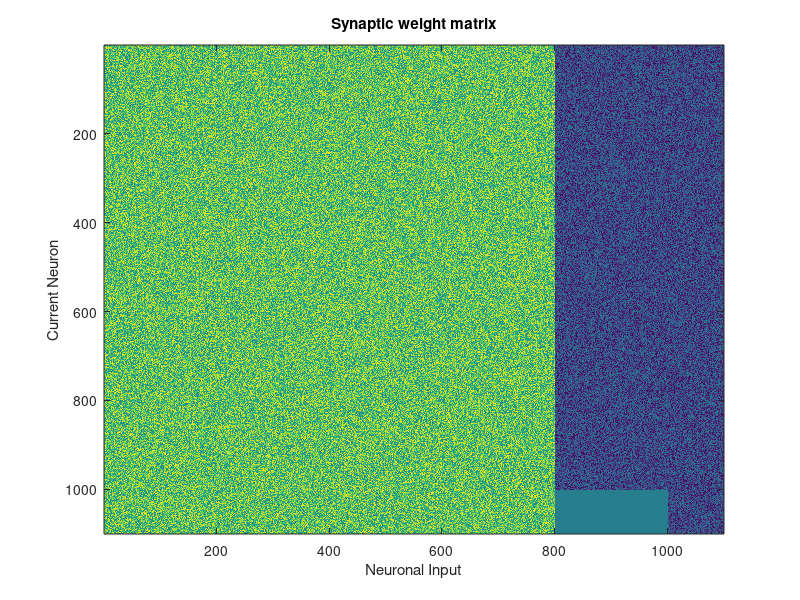
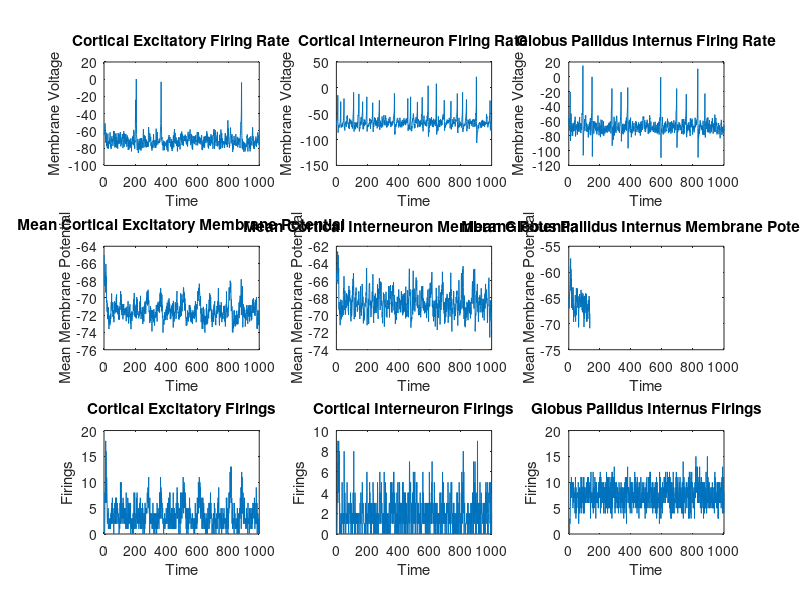
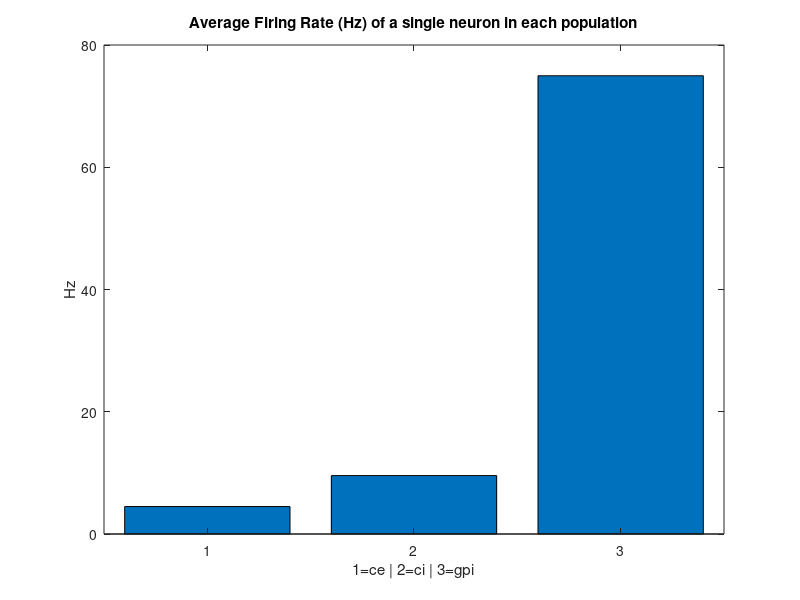
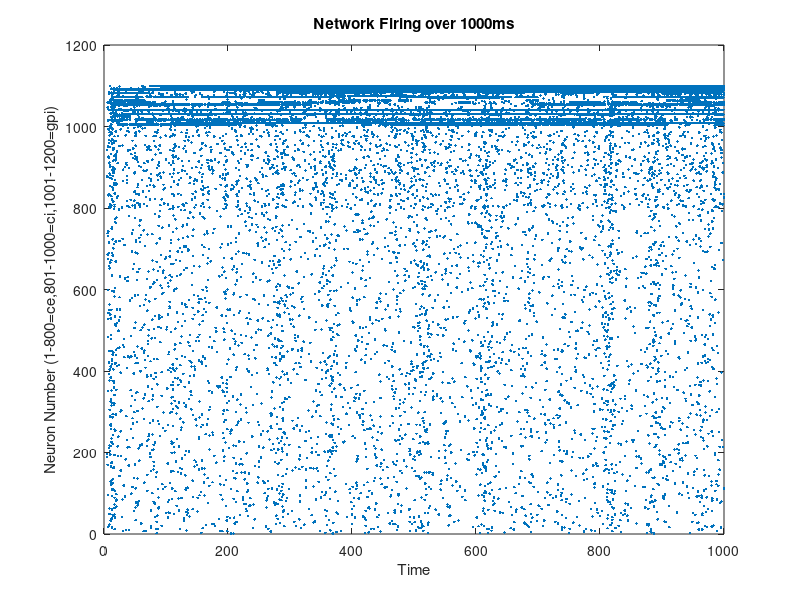

The MATLAB script that drew these images, in order:
% Created by Eugene M. Izhikevich, February 25, 2003
% Modified by Nicholas D. Spielman, Shuo Yang, Jadin C. Jackson
% Excitatory neurons Inhibitory neurons
%
ce=800; ci=200; gpi=100;
re=rand(ce,1); ri=rand(ci+gpi,1);
a=[0.02*ones(ce,1); 0.25*rand(ci,1); 1.75*rand(gpi,1)];
b=[0.2*ones(ce,1); 0.25-0.05*ri];
c=[-65+15*re.^2; -65*ones(ci+gpi,1)];
d=[8-6*re.^2; 2*ones(ci+gpi,1)];

S=[0.65*rand(ce+ci,ce),-0.5*rand(ce+ci,ci),-0.5*rand(ce+ci,gpi);... % corticocortical/pallidal connections *includes hyperdirect pathway w/o STN
   0.65*rand(gpi,ce),zeros(gpi,ci),-0.5*rand(gpi,gpi) ];        %

figure;
imagesc(S);
xlabel('Neuronal Input')
ylabel('Current Neuron')
title('Synaptic weight matrix')

v=-65*ones(ce+ci+gpi,1); % Initial values of v
v_records = [zeros(ce+ci+gpi, 1000)];

u=b.*v; % Initial values of u
firings=[]; % spike timings
mFR = zeros(1,1000); %mean firing rate
ce_mFR = zeros(1,1000);
ci_mFR = zeros(1,1000);
gpi_mFR = zeros(1,1000);

for t=1:1000 % simulation of 1000 ms
I=[5.75*randn(ce,1);5*randn(ci,1);6*randn(gpi,1)]; % thalamic input/open conductance
fired=find(v>=30);% indices of spikes/which neuron fired

ce_fired=find(v(1:ce,:)>=30); % indices of spikes in cortical excitatory population
ci_fired=find(v(ce+1:ce+ci,:)>=30); % spikes in cortical interneuron population
gpi_fired=find(v(ce+ci+1:ce+ci+gpi,:)>=30); % spikes in globus pallidus internus population

firings=[firings; t+0*fired,fired];

v(fired)=c(fired);
v_records(:,t) = v;
u(fired)=u(fired)+d(fired);
I=I+sum(S(:,fired),2);
v=v+0.5*(0.04*v.^2+5*v+140-u+I); % step 0.5 ms
v=v+0.5*(0.04*v.^2+5*v+140-u+I); % for numerical
u=u+a.*(b.*v-u); % stability

mFR(t)=length(fired)/(ce+ci+gpi);  %mFR = the mean number of spikes for that msec or time-step 
                                   %(i.e. number of total spikes in population divided by number of cells)
ce_FR(t)=length(ce_fired);
ci_FR(t)=length(ci_fired);
gpi_FR(t)=length(gpi_fired);
end;
%disp(v_records(1,:));


figure; %includes 9 subplots described below

%v vs time plots for each neuron type
subplot(3,3,1)
plot(v_records(1,:));
xlabel('Time')
ylabel('Membrane Voltage')
title('Cortical Excitatory Firing Rate')

subplot(3,3,2)
plot(v_records(ce+1,:));
xlabel('Time')
ylabel('Membrane Voltage')
title('Cortical Interneuron Firing Rate')

subplot(3,3,3)
plot(v_records(ce+ci+1,:));
xlabel('Time')
ylabel('Membrane Voltage')
title('Globus Pallidus Internus Firing Rate')

%mean v vs time for each neuron type
subplot(3,3,4)
plot(mean(v_records(1:ce,:)));
xlabel('Time')
ylabel('Mean Membrane Potential')
title('Mean Cortical Excitatory Membrane Potential')

subplot(3,3,5)
plot(mean(v_records(ce+1:ce+ci,:)));
xlabel('Time')
ylabel('Mean Membrane Potential')
title('Mean Cortical Interneuron Membrane Potential')

subplot(3,3,6)
plot(mean(v_records(ce+ci+1:ce+ci+gpi,:)));
xlabel('Time')
ylabel('Mean Membrane Potential')
title('Mean Globus Pallidus Internus Membrane Potential')

%cells firing in each population type per millisecond
subplot(3,3,7)
plot(ce_FR);
xlabel('Time')
ylabel('Firings')
title('Cortical Excitatory Firings')

subplot(3,3,8)
plot(ci_FR);
xlabel('Time')
ylabel('Firings')
title('Cortical Interneuron Firings')

subplot(3,3,9)
plot(gpi_FR);
xlabel('Time')
ylabel('Firings')
title('Globus Pallidus Internus Firings')

dt = 0.001; %size of timestep (seconds = 1; this outputs data in Hz)
Nsamples = 1000; %number of timesteps in entire simulation
hz_ce = (sum(ce_FR(1,1:1000))/ce)/(dt*Nsamples);
hz_ci = (sum(ci_FR(1,1:1000))/ci)/(dt*Nsamples);
hz_gpi = (sum(gpi_FR(1,1:1000))/gpi)/(dt*Nsamples);
hz_total = [hz_ce, hz_ci, hz_gpi];
figure; %mean Hz of each population
bar(1:3,hz_total)
xlabel('1=ce | 2=ci | 3=gpi')
ylabel ('Hz')
title('Average Firing Rate (Hz) of a single neuron in each population')


figure; %firing plot for all populations over time
plot(firings(:,1),firings(:,2),'.');
xlabel('Time')
ylabel('Neuron Number (1-800=ce,801-1000=ci,1001-1200=gpi)')
title('Network Firing over 1000ms')